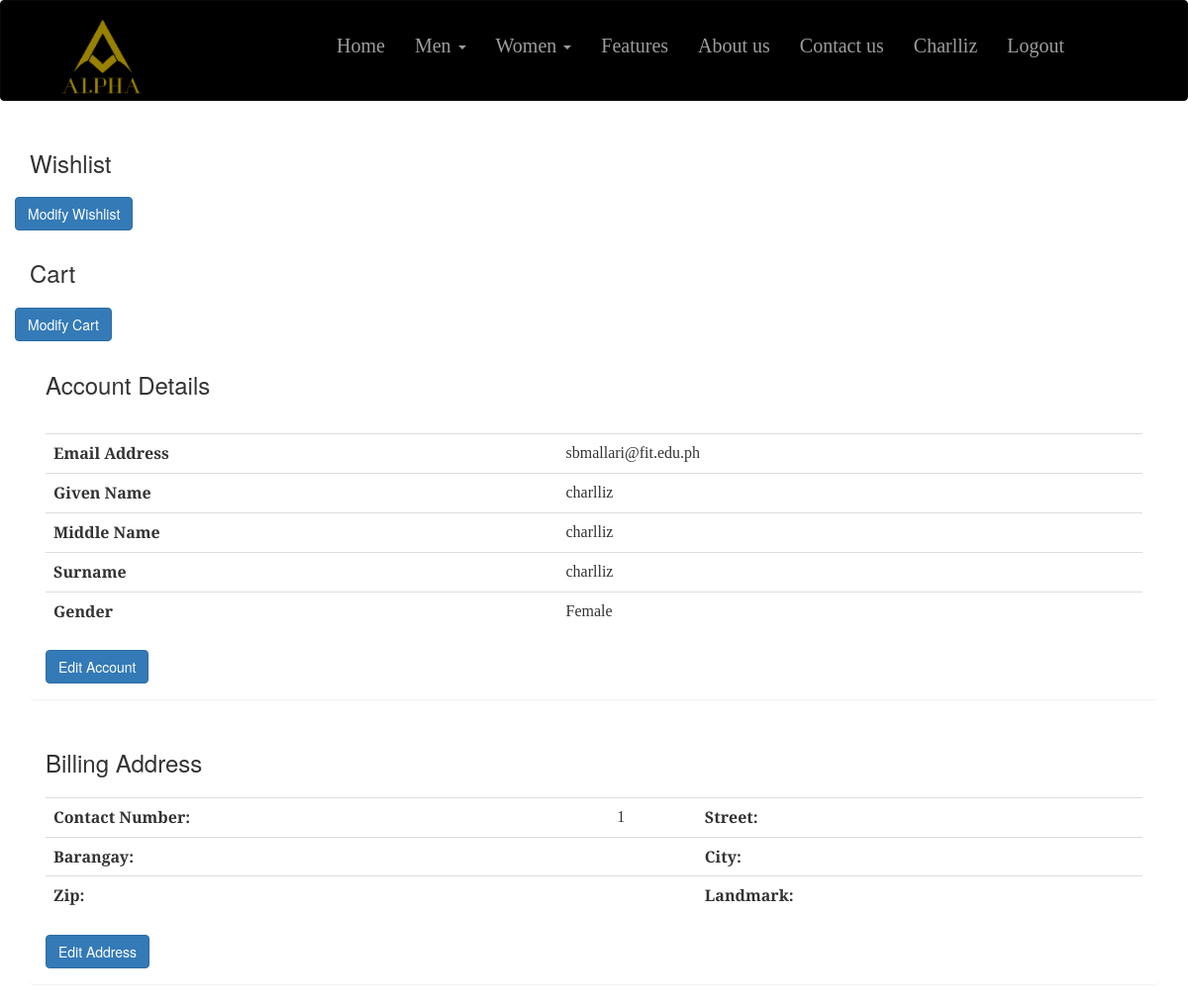
Page /register/home.php (signed in) on the committed database.
### tables this page shows
CREATE TABLE `reg` (
  `user_id` int(11) NOT NULL,
  `email` varchar(50) NOT NULL,
  `password` varchar(500) NOT NULL,
  `fname` varchar(50) NOT NULL,
  `lname` varchar(50) NOT NULL,
  `mname` varchar(50) NOT NULL,
  `gender` varchar(50) NOT NULL,
  `Status` varchar(1) NOT NULL,
  `contact` int(11) NOT NULL,
  `street` varchar(100) NOT NULL,
  `barangay` varchar(100) NOT NULL,
  `city` varchar(100) NOT NULL,
  `zip` varchar(100) NOT NULL,
  `landmark` varchar(100) NOT NULL
);

### register/home.php (the view)
<html>
<?php
	include("heading.php");
	if(empty($_SESSION['user_id']))
		header("location: ../register/login.php");
	else{
		include ('../connect/conn.php');
		$result = mysqli_query($conn, "SELECT * FROM reg WHERE user_id = $_SESSION[user_id]");
		$row = mysqli_fetch_assoc($result);
	}
?>
	<body>
		<div class = "container">
			<div class = "row">
				<div class = "panel-heading">
					<h3>Wishlist </h3>
				</div>
				<a href="../register/wish.php">
				<button type = "submit" class = "btn btn-primary" name = 'wist'>Modify Wishlist</button>
				</a>
				<div class = "panel-heading">
					<h3>Cart</h3>
				</div>
				<a href="../register/cart.php">
				<button type = "submit" class = "btn btn-primary" name = 'wist'>Modify Cart</button>
				</a>
				<div class = "col-sm-12">
					<div class = "panel">
						<div class = "panel-heading">
							<h3> Account Details </h3>
						</div>
						<div class = "panel-body">
							<table class = "table table-borderless" class = "col-sm-6">
								<tbody>
									<tr>
										<th> Email Address </th>
										<td> <?php echo $row['email'] ?> </td>
									</tr>
									<tr>
										<th> Given Name </th>
										<td> <?php echo $row['fname'] ?> </td>
									</tr>
									<tr>
										<th> Middle Name </th>
										<td> <?php echo $row['mname'] ?> </td>
									</tr>
									<tr>
										<th> Surname </th>
										<td> <?php echo $row['lname'] ?> </td>
									</tr>
									<tr>
										<th> Gender </th>
										<td> <?php echo $row['gender'] == 'male' ? 'Male' : "Female"; ?> </td>
									</tr>
								</tbody>
							</table>
							<a href="../register/editDetails.php">
							<button type = "submit" class = "btn btn-primary" name = 'wist'>Edit Account</button>
							</a>
						</div>
					</div>
				</div>
		<div class = "container">
			<div class = "row">
				<div class = "col-sm-12">
					<div class = "panel">
						<div class = "panel-heading col-sm-6">
							<h3> Billing Address</h3>
						</div>
						<div class = "panel-body">
							<table class = "table table-borderless" class = "col-sm-6">
								<tbody>
									<tr>
										<th>Contact Number: </th>
										<td><?php echo $row['contact'];?> </td>
										<th>Street: </th>
										<td><?php echo $row['street'];?> </td>
									</tr>
									<tr>
										<th>Barangay: </th>
										<td> <?php echo $row['barangay'];?></td>
										<th>City: </th>
										<td><?php echo $row['city'];?> </td>
									</tr>
									<tr>
										<th>Zip: </th>
										<td><?php echo $row['zip']; ?> </td>
										<th>Landmark: </th>
										<td><?php echo $row['landmark']; ?> </td>
									</tr>
								</tbody>
							</table>
							<a href="../register/editDetails.php">
							<button type = "submit" class = "btn btn-primary" name = 'wist'>Edit Address</button>
							</a>
						</div>
					</div>
				</div>
</html>

### register/heading.php (shortened to what this page needs)
<!DOCTYPE HTML>
<html>
<head><meta charset="utf-8"><link href="https://maxcdn.bootstrapcdn.com/bootstrap/3.3.6/css/bootstrap.min.css" rel="stylesheet" />
<link href="footer.css" type="text/css" rel="stylesheet">
</head>
<body>
<nav class="navbar navbar-inverse">
  <div class="container">
    <div class="navbar-header">
      <a class="navbar-brand" href="http://localhost" ><img src="A.png" id="#logo" class="col-md-6 col-xs-5"></a>
    </div>
    <div class="collapse navbar-collapse" id="bs-example-navbar-collapse-1">
      <ul class="nav navbar-nav navbar-center">
        <li><a href="../connect/index.php">Home<span class="sr-only">(current)</span></a></li>
        <li class="dropdown">
          <a href="" class="dropdown-toggle" data-toggle="dropdown" role="button" aria-haspopup="true" aria-expanded="false">
				Men
				<span class="caret"></span>
		  </a>
        </li>
		 <li class="dropdown">
          <a href="#" class="dropdown-toggle" data-toggle="dropdown" role="button" aria-haspopup="true" aria-expanded="false">
				Women
				<span class="caret"></span>
		  </a>
        </li>
		<li><a href="#">Features<span class="sr-only"></span></a></li>
		<li><a href="#footer">About us<span class="sr-only"></span></a></li>
		<li><a href="#footer">Contact us<span class="sr-only"></span></a></li>
    <?php
        if(empty($_SESSION['user_id'])){
          echo "<li><a href='login.php'>Login<span class='sr-only'></span></a></li>";
          echo "<li><a href='reg.php'>Register<span class='sr-only'></span></a></li>";
        }
        else{
          include '../connect/conn.php';
          $result = mysqli_query($conn, "SELECT * FROM reg WHERE user_id = $_SESSION[user_id]");
          $row = mysqli_fetch_assoc($result);
          echo "<li><a href='home.php'> ". ucfirst($row['fname']) ."<span class = 'sr-only></span></a></li>";
          echo "<li><a href='../register/logout.php'><span class='sr-only'></span></a></li>";
          echo "<li><a href='../register/logout.php'> Logout <span class='sr-only'></span></a></li>";
        }
    ?>
	  </ul>
    </div>
  </div>
</nav>

### register/heading.php (style rules this page uses)
td,th { font-family:'Playfair Display', serif; }
.navbar , .btn-new { background:black; }
.navbar .navbar-brand { height: 100px; }
.nav { position:relative; top:20px; font-family: 'Playfair Display', serif; font-size:15pt; }
@media (min-width: 768px) { .container, .panel-table, { max-height: 100px; max-width: 500px; } }

### rows in the picture
reg: fname "Charlliz", email "sbmallari@fit.edu.ph", fname "charlliz", mname "charlliz", lname "charlliz", contact "1"
